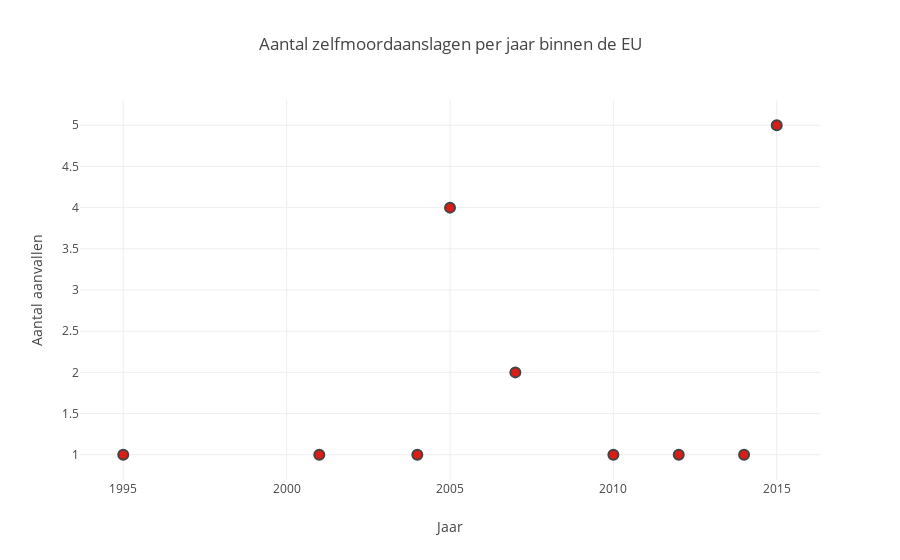

This figure's notebook cell:
### Code cell
suicide = dict()

# count number of suicide attacks per year in EU
for item in df.index:
    if df.loc[item]['country_txt'] in eu and df.loc[item]['suicide'] == 1:
        if df.loc[item]['iyear'] in suicide:
            suicide[df.loc[item]['iyear']] += 1
        else:
            suicide[df.loc[item]['iyear']] = 1

trace = go.Scatter(
    x = list(suicide.keys()),
    y = list(suicide.values()),
    mode = 'markers',
    marker = dict(
        size = 10,
        color = 'rgba(217, 30, 24, 1)',
        line = dict(
            width = 2,
        )
    )
)

layout = go.Layout(
    xaxis=go.layout.XAxis(
        title = 'Jaar'
    ),
    yaxis = go.layout.YAxis(
        title = 'Aantal aanvallen'
    ),
    title = 'Aantal zelfmoordaanslagen per jaar binnen de EU',
)

plot = go.Figure(data = [trace], layout = layout)

iplot(plot)

### Figure 1 — Plotly figure (JSON) as saved in the notebook; plotly's stock layout.template omitted (floating-point values rounded to 4 significant figures)
{"data": [{"marker": {"color": "rgba(217, 30, 24, 1)", "line": {"width": 2}, "size": 10}, "mode": "markers", "type": "scatter", "uid": "df2ee9ab-9f3d-4d46-b912-4814d9772707", "x": [1995, 2001, 2004, 2005, 2007, 2010, 2012, 2014, 2015], "y": [1, 1, 1, 4, 2, 1, 1, 1, 5]}], "layout": {"title": {"text": "Aantal zelfmoordaanslagen per jaar binnen de EU"}, "xaxis": {"title": {"text": "Jaar"}}, "yaxis": {"title": {"text": "Aantal aanvallen"}}}}
